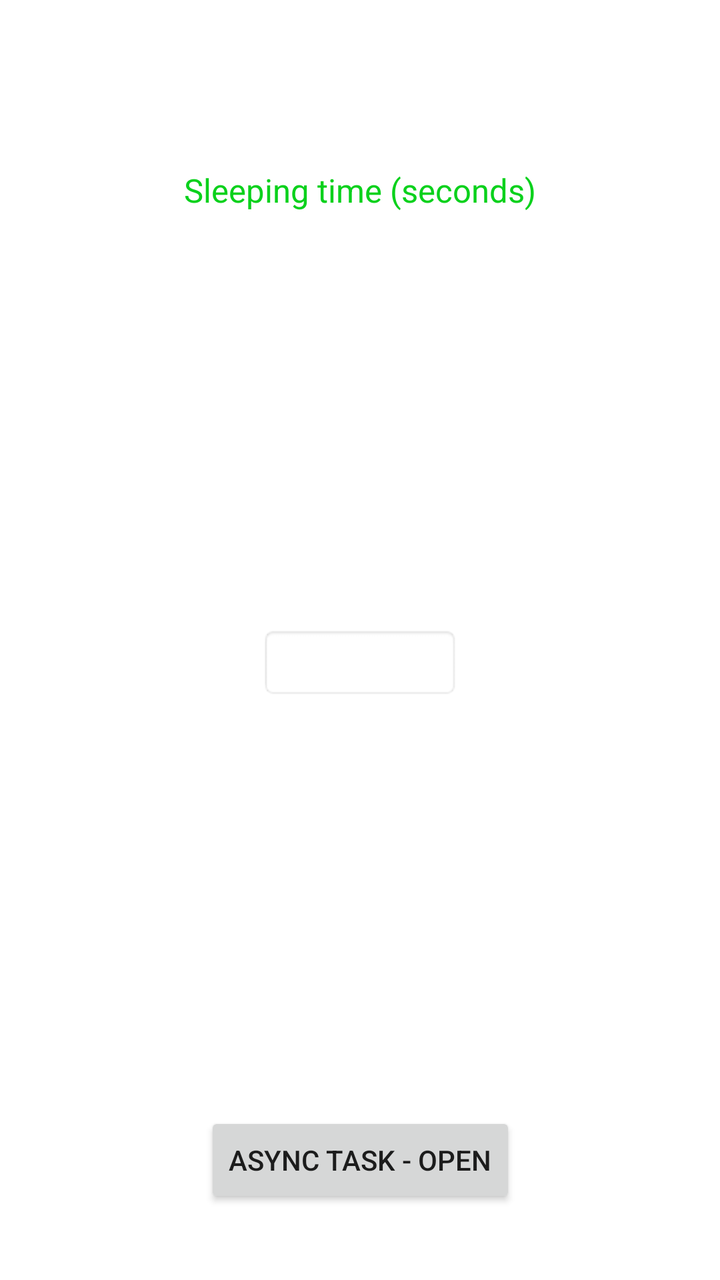
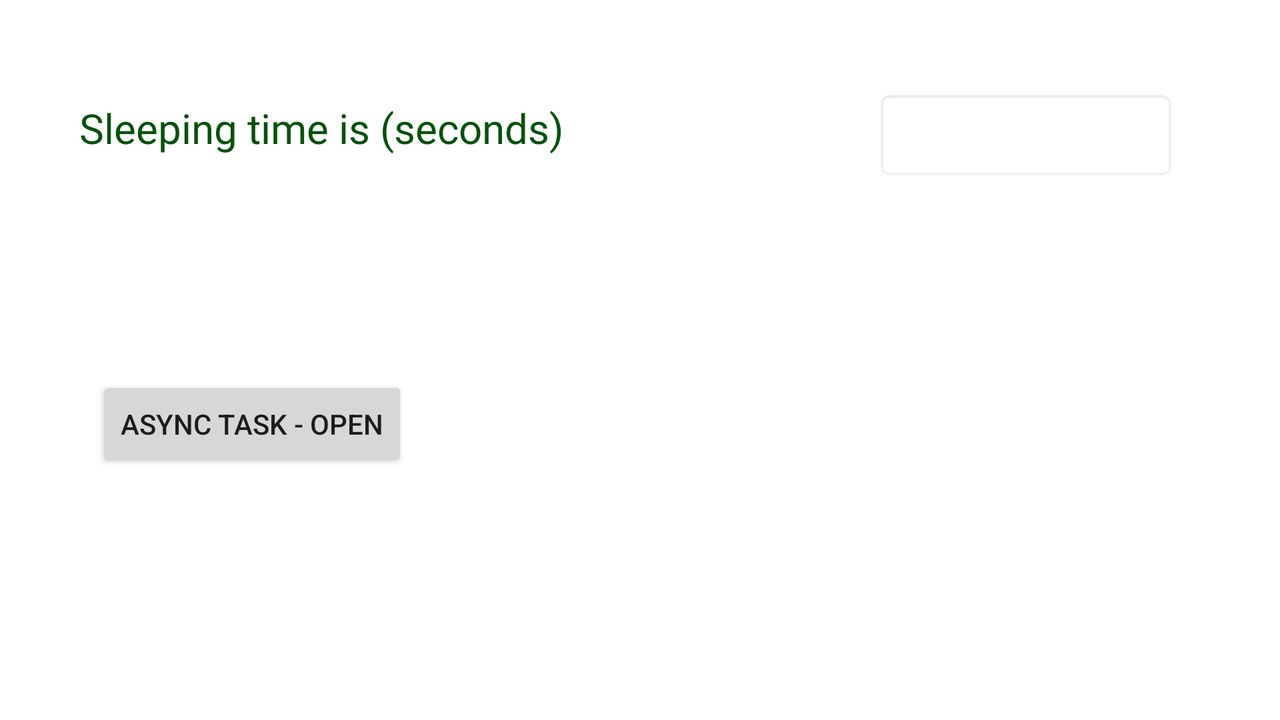

The same Android screen from two of the app's own layout files: first res/layout/ as a phone draws it, then the author's variant for another configuration, drawn on a device whose configuration selects that folder. Both files follow.
<!-- AndroidManifest.xml: application theme Theme.SAM -->
<!-- res/layout/activity_async.xml -->
<?xml version="1.0" encoding="utf-8"?>
<androidx.constraintlayout.widget.ConstraintLayout xmlns:android="http://schemas.android.com/apk/res/android"
    xmlns:app="http://schemas.android.com/apk/res-auto"
    xmlns:tools="http://schemas.android.com/tools"
    android:layout_width="match_parent"
    android:layout_height="match_parent"
    tools:context=".AsyncActivity">

    <TextView
        android:id="@+id/tv_time"
        android:layout_width="wrap_content"
        android:layout_height="wrap_content"
        android:layout_alignParentLeft="true"
        android:layout_marginTop="84dp"
        android:text="Sleeping time (seconds)"
        android:textColor="#0ad11c"
        android:textSize="8pt"
        app:layout_constraintEnd_toEndOf="parent"
        app:layout_constraintHorizontal_bias="0.500"
        app:layout_constraintStart_toStartOf="parent"
        app:layout_constraintTop_toTopOf="parent" />

    <EditText
        android:id="@+id/in_time"
        android:layout_width="100dip"
        android:layout_height="wrap_content"
        android:layout_alignTop="@id/tv_time"
        android:layout_toRightOf="@id/tv_time"
        android:background="@android:drawable/editbox_background"
        android:inputType="number"
        app:layout_constraintBottom_toTopOf="@+id/btn_run"
        app:layout_constraintEnd_toEndOf="parent"
        app:layout_constraintStart_toStartOf="parent"
        app:layout_constraintTop_toBottomOf="@+id/tv_time" />

    <Button
        android:id="@+id/btn_run"
        android:layout_width="wrap_content"
        android:layout_height="wrap_content"
        android:layout_below="@+id/in_time"
        android:layout_centerHorizontal="true"
        android:layout_marginTop="450dp"
        android:text="Async Task - Open"
        app:layout_constraintEnd_toEndOf="parent"
        app:layout_constraintStart_toStartOf="parent"
        app:layout_constraintTop_toBottomOf="@+id/tv_time" />

    <TextView
        android:id="@+id/tv_result"
        android:layout_width="wrap_content"
        android:layout_height="wrap_content"
        android:layout_below="@+id/btn_run"
        android:layout_centerHorizontal="true"
        android:layout_marginTop="50dp"
        android:textSize="8pt"
        app:layout_constraintEnd_toEndOf="parent"
        app:layout_constraintStart_toStartOf="parent"
        app:layout_constraintTop_toBottomOf="@+id/btn_run" />

</androidx.constraintlayout.widget.ConstraintLayout>
<!-- resources referenced by this layout -->
<resources>
  <style name="Theme.SAM" parent="Theme.MaterialComponents.DayNight.DarkActionBar">
          
          <item name="colorPrimary">@color/green_500</item>
          <item name="colorPrimaryVariant">@color/green_700</item>
          <item name="colorOnPrimary">@color/white</item>
          
          <item name="colorSecondary">@color/green_200</item>
          <item name="colorSecondaryVariant">@color/green_700</item>
          <item name="colorOnSecondary">@color/black</item>
          
          <item name="android:statusBarColor">?attr/colorPrimaryVariant</item>
          
      </style>
  <color name="green_500">#71bd72</color>
  <color name="green_700">#71bd72</color>
  <color name="white">#FFFFFFFF</color>
  <color name="green_200">#71bd72</color>
  <color name="black">#FF000000</color>
</resources>
<!-- res/layout-land/activity_async.xml (the author's variant of the layout above) -->
<!-- drawn on the phone turned sideways -->
<?xml version="1.0" encoding="utf-8"?>
<androidx.constraintlayout.widget.ConstraintLayout xmlns:android="http://schemas.android.com/apk/res/android"
    xmlns:app="http://schemas.android.com/apk/res-auto"
    xmlns:tools="http://schemas.android.com/tools"
    android:layout_width="match_parent"
    android:layout_height="match_parent">

    <TextView
        android:id="@+id/tv_time"
        android:layout_width="wrap_content"
        android:layout_height="wrap_content"
        android:layout_alignParentStart="true"
        android:layout_marginTop="50dp"
        android:text="@string/sleep_time_in_seconds"
        android:textColor="#04520b"
        android:textSize="10pt"
        app:layout_constraintEnd_toEndOf="parent"
        app:layout_constraintHorizontal_bias="0.10"
        app:layout_constraintStart_toStartOf="parent"
        app:layout_constraintTop_toTopOf="parent" />

    <EditText
        android:id="@+id/in_time"
        android:layout_width="150dip"
        android:layout_height="wrap_content"
        android:layout_alignTop="@id/tv_time"
        android:layout_marginTop="45dp"
        android:layout_toEndOf="@id/tv_time"
        android:background="@android:drawable/editbox_background"
        android:inputType="number"
        android:minHeight="45dp"
        app:layout_constraintEnd_toEndOf="parent"
        app:layout_constraintHorizontal_bias="0.750"
        app:layout_constraintStart_toEndOf="@+id/tv_time"
        app:layout_constraintTop_toTopOf="parent" />

    <Button
        android:id="@+id/btn_run"
        android:layout_width="wrap_content"
        android:layout_height="wrap_content"
        android:layout_below="@+id/in_time"
        android:layout_centerHorizontal="true"
        android:layout_marginBottom="124dp"
        android:text="@string/run_async_task"
        app:layout_constraintBottom_toBottomOf="parent"
        app:layout_constraintEnd_toEndOf="parent"
        app:layout_constraintHorizontal_bias="0.100"
        app:layout_constraintStart_toStartOf="parent" />

    <TextView
        android:id="@+id/tv_result"
        android:layout_width="50dp"
        android:layout_height="50dp"
        android:layout_below="@+id/btn_run"
        android:layout_centerHorizontal="true"
        android:layout_marginStart="370dp"
        android:layout_marginTop="130dp"
        android:textSize="7pt"
        app:layout_constraintBottom_toBottomOf="parent"
        app:layout_constraintStart_toEndOf="@+id/btn_run"
        app:layout_constraintTop_toBottomOf="@+id/in_time"
        app:layout_constraintVertical_bias="0.0" />

</androidx.constraintlayout.widget.ConstraintLayout>
<!-- resources referenced by the variant -->
<!-- as the phone turned sideways resolves them -->
<resources>
  <string name="run_async_task">Async Task - Open</string>
  <string name="sleep_time_in_seconds">Sleeping time is (seconds)</string>
  <style name="Theme.SAM" parent="Theme.MaterialComponents.DayNight.DarkActionBar">
          
          <item name="colorPrimary">@color/green_500</item>
          <item name="colorPrimaryVariant">@color/green_700</item>
          <item name="colorOnPrimary">@color/white</item>
          
          <item name="colorSecondary">@color/green_200</item>
          <item name="colorSecondaryVariant">@color/green_700</item>
          <item name="colorOnSecondary">@color/black</item>
          
          <item name="android:statusBarColor">?attr/colorPrimaryVariant</item>
          
      </style>
  <color name="green_500">#71bd72</color>
  <color name="green_700">#71bd72</color>
  <color name="white">#FFFFFFFF</color>
  <color name="green_200">#71bd72</color>
  <color name="black">#FF000000</color>
</resources>
